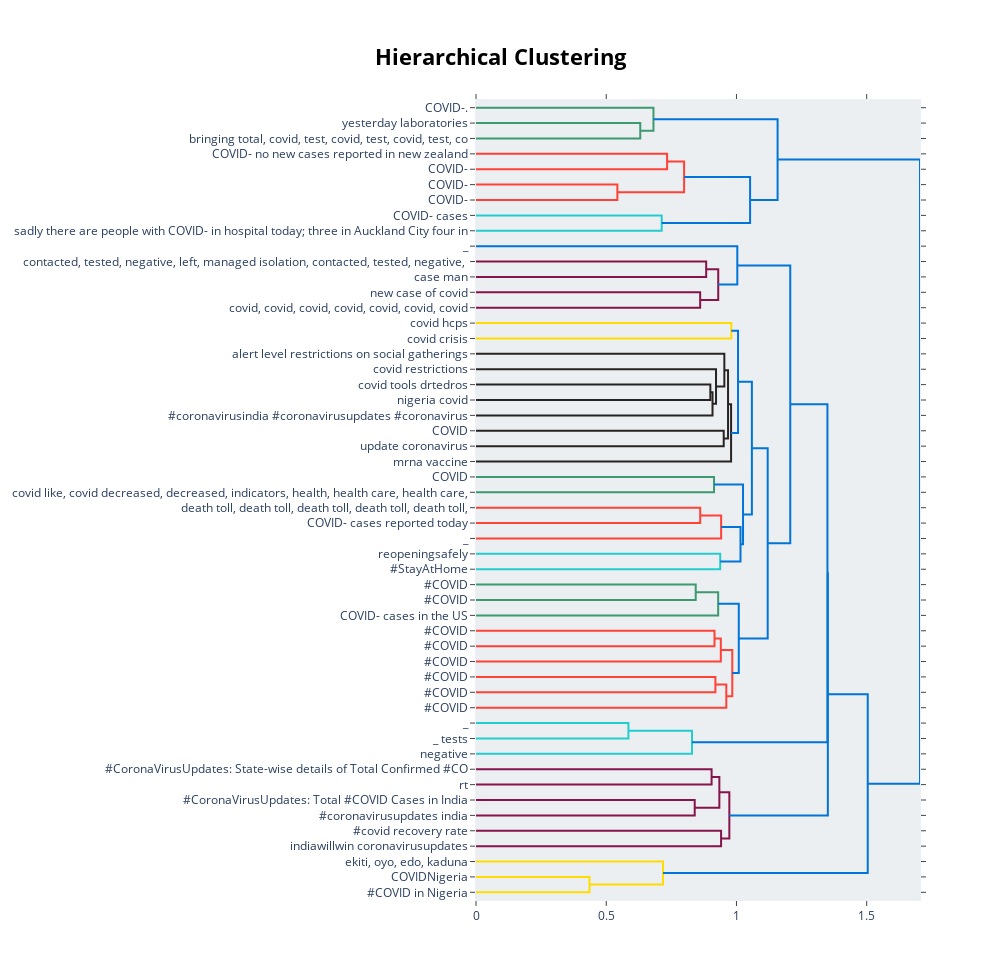

The notebook cell saved with this chart:
### Markdown cell above
In order to better visualize how topics relate to each other, the hierarchical visualization is ideal for this task and has hence been chosen by the team. This visualization shows the relationships between the topics in a hierarchical manner in a tree-like structure.

### Code cell
# hierarchical topic visualization
topic_model_real.visualize_hierarchy(custom_labels=True) #false for default labels

### Figure 1 — Plotly figure (JSON) as saved in the notebook; plotly's stock layout.template omitted (floating-point values rounded to 4 significant figures)
{"data": [{"hoverinfo": "text", "marker": {"color": "rgb(61,153,112)"}, "mode": "lines", "type": "scatter", "x": [0, 0.6306, 0.6306, 0], "xaxis": "x", "y": [-15, -15, -25, -25], "yaxis": "y"}, {"hoverinfo": "text", "marker": {"color": "rgb(61,153,112)"}, "mode": "lines", "type": "scatter", "x": [0, 0.6813, 0.6813, 0.6306], "xaxis": "x", "y": [-5, -5, -20, -20], "yaxis": "y"}, {"hoverinfo": "text", "marker": {"color": "rgb(255,65,54)"}, "mode": "lines", "type": "scatter", "x": [0, 0.7337, 0.7337, 0], "xaxis": "x", "y": [-35, -35, -45, -45], "yaxis": "y"}, {"hoverinfo": "text", "marker": {"color": "rgb(255,65,54)"}, "mode": "lines", "type": "scatter", "x": [0, 0.5428, 0.5428, 0], "xaxis": "x", "y": [-55, -55, -65, -65], "yaxis": "y"}, {"hoverinfo": "text", "marker": {"color": "rgb(255,65,54)"}, "mode": "lines", "type": "scatter", "x": [0.7337, 0.799, 0.799, 0.5428], "xaxis": "x", "y": [-40, -40, -60, -60], "yaxis": "y"}, {"hoverinfo": "text", "marker": {"color": "rgb(35,205,205)"}, "mode": "lines", "type": "scatter", "x": [0, 0.713, 0.713, 0], "xaxis": "x", "y": [-75, -75, -85, -85], "yaxis": "y"}, {"hoverinfo": "text", "marker": {"color": "rgb(0,116,217)"}, "mode": "lines", "type": "scatter", "x": [0.799, 1.052, 1.052, 0.713], "xaxis": "x", "y": [-50, -50, -80, -80], "yaxis": "y"}, {"hoverinfo": "text", "marker": {"color": "rgb(0,116,217)"}, "mode": "lines", "type": "scatter", "x": [0.6813, 1.158, 1.158, 1.052], "xaxis": "x", "y": [-12.5, -12.5, -65, -65], "yaxis": "y"}, {"hoverinfo": "text", "marker": {"color": "rgb(133,20,75)"}, "mode": "lines", "type": "scatter", "x": [0, 0.8837, 0.8837, 0], "xaxis": "x", "y": [-105, -105, -115, -115], "yaxis": "y"}, {"hoverinfo": "text", "marker": {"color": "rgb(133,20,75)"}, "mode": "lines", "type": "scatter", "x": [0, 0.8607, 0.8607, 0], "xaxis": "x", "y": [-125, -125, -135, -135], "yaxis": "y"}, {"hoverinfo": "text", "marker": {"color": "rgb(133,20,75)"}, "mode": "lines", "type": "scatter", "x": [0.8837, 0.93, 0.93, 0.8607], "xaxis": "x", "y": [-110, -110, -130, -130], "yaxis": "y"}, {"hoverinfo": "text", "marker": {"color": "rgb(0,116,217)"}, "mode": "lines", "type": "scatter", "x": [0, 1.003, 1.003, 0.93], "xaxis": "x", "y": [-95, -95, -120, -120], "yaxis": "y"}, {"hoverinfo": "text", "marker": {"color": "rgb(255,220,0)"}, "mode": "lines", "type": "scatter", "x": [0, 0.9802, 0.9802, 0], "xaxis": "x", "y": [-145, -145, -155, -155], "yaxis": "y"}, {"hoverinfo": "text", "marker": {"color": "rgb(40,35,35)"}, "mode": "lines", "type": "scatter", "x": [0, 0.8997, 0.8997, 0], "xaxis": "x", "y": [-185, -185, -195, -195], "yaxis": "y"}, {"hoverinfo": "text", "marker": {"color": "rgb(40,35,35)"}, "mode": "lines", "type": "scatter", "x": [0.8997, 0.9081, 0.9081, 0], "xaxis": "x", "y": [-190, -190, -205, -205], "yaxis": "y"}, {"hoverinfo": "text", "marker": {"color": "rgb(40,35,35)"}, "mode": "lines", "type": "scatter", "x": [0, 0.9216, 0.9216, 0.9081], "xaxis": "x", "y": [-175, -175, -197.5, -197.5], "yaxis": "y"}, {"hoverinfo": "text", "marker": {"color": "rgb(40,35,35)"}, "mode": "lines", "type": "scatter", "x": [0, 0.9535, 0.9535, 0.9216], "xaxis": "x", "y": [-165, -165, -186.2, -186.2], "yaxis": "y"}, {"hoverinfo": "text", "marker": {"color": "rgb(40,35,35)"}, "mode": "lines", "type": "scatter", "x": [0, 0.9511, 0.9511, 0], "xaxis": "x", "y": [-215, -215, -225, -225], "yaxis": "y"}, {"hoverinfo": "text", "marker": {"color": "rgb(40,35,35)"}, "mode": "lines", "type": "scatter", "x": [0.9535, 0.9677, 0.9677, 0.9511], "xaxis": "x", "y": [-175.6, -175.6, -220, -220], "yaxis": "y"}, {"hoverinfo": "text", "marker": {"color": "rgb(40,35,35)"}, "mode": "lines", "type": "scatter", "x": [0.9677, 0.9794, 0.9794, 0], "xaxis": "x", "y": [-197.8, -197.8, -235, -235], "yaxis": "y"}, {"hoverinfo": "text", "marker": {"color": "rgb(0,116,217)"}, "mode": "lines", "type": "scatter", "x": [0.9802, 1.006, 1.006, 0.9794], "xaxis": "x", "y": [-150, -150, -216.4, -216.4], "yaxis": "y"}, {"hoverinfo": "text", "marker": {"color": "rgb(61,153,112)"}, "mode": "lines", "type": "scatter", "x": [0, 0.9139, 0.9139, 0], "xaxis": "x", "y": [-245, -245, -255, -255], "yaxis": "y"}, {"hoverinfo": "text", "marker": {"color": "rgb(255,65,54)"}, "mode": "lines", "type": "scatter", "x": [0, 0.8608, 0.8608, 0], "xaxis": "x", "y": [-265, -265, -275, -275], "yaxis": "y"}, {"hoverinfo": "text", "marker": {"color": "rgb(255,65,54)"}, "mode": "lines", "type": "scatter", "x": [0.8608, 0.9411, 0.9411, 0], "xaxis": "x", "y": [-270, -270, -285, -285], "yaxis": "y"}, {"hoverinfo": "text", "marker": {"color": "rgb(35,205,205)"}, "mode": "lines", "type": "scatter", "x": [0, 0.9376, 0.9376, 0], "xaxis": "x", "y": [-295, -295, -305, -305], "yaxis": "y"}, {"hoverinfo": "text", "marker": {"color": "rgb(0,116,217)"}, "mode": "lines", "type": "scatter", "x": [0.9411, 1.015, 1.015, 0.9376], "xaxis": "x", "y": [-277.5, -277.5, -300, -300], "yaxis": "y"}, {"hoverinfo": "text", "marker": {"color": "rgb(0,116,217)"}, "mode": "lines", "type": "scatter", "x": [0.9139, 1.025, 1.025, 1.015], "xaxis": "x", "y": [-250, -250, -288.8, -288.8], "yaxis": "y"}, {"hoverinfo": "text", "marker": {"color": "rgb(0,116,217)"}, "mode": "lines", "type": "scatter", "x": [1.006, 1.059, 1.059, 1.025], "xaxis": "x", "y": [-183.2, -183.2, -269.4, -269.4], "yaxis": "y"}, {"hoverinfo": "text", "marker": {"color": "rgb(61,153,112)"}, "mode": "lines", "type": "scatter", "x": [0, 0.8436, 0.8436, 0], "xaxis": "x", "y": [-315, -315, -325, -325], "yaxis": "y"}, {"hoverinfo": "text", "marker": {"color": "rgb(61,153,112)"}, "mode": "lines", "type": "scatter", "x": [0.8436, 0.9298, 0.9298, 0], "xaxis": "x", "y": [-320, -320, -335, -335], "yaxis": "y"}, {"hoverinfo": "text", "marker": {"color": "rgb(255,65,54)"}, "mode": "lines", "type": "scatter", "x": [0, 0.9157, 0.9157, 0], "xaxis": "x", "y": [-345, -345, -355, -355], "yaxis": "y"}, {"hoverinfo": "text", "marker": {"color": "rgb(255,65,54)"}, "mode": "lines", "type": "scatter", "x": [0.9157, 0.9399, 0.9399, 0], "xaxis": "x", "y": [-350, -350, -365, -365], "yaxis": "y"}, {"hoverinfo": "text", "marker": {"color": "rgb(255,65,54)"}, "mode": "lines", "type": "scatter", "x": [0, 0.9191, 0.9191, 0], "xaxis": "x", "y": [-375, -375, -385, -385], "yaxis": "y"}, {"hoverinfo": "text", "marker": {"color": "rgb(255,65,54)"}, "mode": "lines", "type": "scatter", "x": [0.9191, 0.961, 0.961, 0], "xaxis": "x", "y": [-380, -380, -395, -395], "yaxis": "y"}, {"hoverinfo": "text", "marker": {"color": "rgb(255,65,54)"}, "mode": "lines", "type": "scatter", "x": [0.9399, 0.9839, 0.9839, 0.961], "xaxis": "x", "y": [-357.5, -357.5, -387.5, -387.5], "yaxis": "y"}, {"hoverinfo": "text", "marker": {"color": "rgb(0,116,217)"}, "mode": "lines", "type": "scatter", "x": [0.9298, 1.009, 1.009, 0.9839], "xaxis": "x", "y": [-327.5, -327.5, -372.5, -372.5], "yaxis": "y"}, {"hoverinfo": "text", "marker": {"color": "rgb(0,116,217)"}, "mode": "lines", "type": "scatter", "x": [1.059, 1.12, 1.12, 1.009], "xaxis": "x", "y": [-226.3, -226.3, -350, -350], "yaxis": "y"}, {"hoverinfo": "text", "marker": {"color": "rgb(0,116,217)"}, "mode": "lines", "type": "scatter", "x": [1.003, 1.207, 1.207, 1.12], "xaxis": "x", "y": [-107.5, -107.5, -288.1, -288.1], "yaxis": "y"}, {"hoverinfo": "text", "marker": {"color": "rgb(35,205,205)"}, "mode": "lines", "type": "scatter", "x": [0, 0.5852, 0.5852, 0], "xaxis": "x", "y": [-405, -405, -415, -415], "yaxis": "y"}, {"hoverinfo": "text", "marker": {"color": "rgb(35,205,205)"}, "mode": "lines", "type": "scatter", "x": [0.5852, 0.8293, 0.8293, 0], "xaxis": "x", "y": [-410, -410, -425, -425], "yaxis": "y"}, {"hoverinfo": "text", "marker": {"color": "rgb(0,116,217)"}, "mode": "lines", "type": "scatter", "x": [1.207, 1.349, 1.349, 0.8293], "xaxis": "x", "y": [-197.8, -197.8, -417.5, -417.5], "yaxis": "y"}, {"hoverinfo": "text", "marker": {"color": "rgb(133,20,75)"}, "mode": "lines", "type": "scatter", "x": [0, 0.9046, 0.9046, 0], "xaxis": "x", "y": [-435, -435, -445, -445], "yaxis": "y"}, {"hoverinfo": "text", "marker": {"color": "rgb(133,20,75)"}, "mode": "lines", "type": "scatter", "x": [0, 0.8397, 0.8397, 0], "xaxis": "x", "y": [-455, -455, -465, -465], "yaxis": "y"}, {"hoverinfo": "text", "marker": {"color": "rgb(133,20,75)"}, "mode": "lines", "type": "scatter", "x": [0.9046, 0.9343, 0.9343, 0.8397], "xaxis": "x", "y": [-440, -440, -460, -460], "yaxis": "y"}, {"hoverinfo": "text", "marker": {"color": "rgb(133,20,75)"}, "mode": "lines", "type": "scatter", "x": [0, 0.9409, 0.9409, 0], "xaxis": "x", "y": [-475, -475, -485, -485], "yaxis": "y"}, {"hoverinfo": "text", "marker": {"color": "rgb(133,20,75)"}, "mode": "lines", "type": "scatter", "x": [0.9343, 0.9727, 0.9727, 0.9409], "xaxis": "x", "y": [-450, -450, -480, -480], "yaxis": "y"}, {"hoverinfo": "text", "marker": {"color": "rgb(0,116,217)"}, "mode": "lines", "type": "scatter", "x": [1.349, 1.351, 1.351, 0.9727], "xaxis": "x", "y": [-307.7, -307.7, -465, -465], "yaxis": "y"}, {"hoverinfo": "text", "marker": {"color": "rgb(255,220,0)"}, "mode": "lines", "type": "scatter", "x": [0, 0.4359, 0.4359, 0], "xaxis": "x", "y": [-505, -505, -515, -515], "yaxis": "y"}, {"hoverinfo": "text", "marker": {"color": "rgb(255,220,0)"}, "mode": "lines", "type": "scatter", "x": [0, 0.7181, 0.7181, 0.4359], "xaxis": "x", "y": [-495, -495, -510, -510], "yaxis": "y"}, {"hoverinfo": "text", "marker": {"color": "rgb(0,116,217)"}, "mode": "lines", "type": "scatter", "x": [1.351, 1.504, 1.504, 0.7181], "xaxis": "x", "y": [-386.3, -386.3, -502.5, -502.5], "yaxis": "y"}, {"hoverinfo": "text", "marker": {"color": "rgb(0,116,217)"}, "mode": "lines", "type": "scatter", "x": [1.158, 1.705, 1.705, 1.504], "xaxis": "x", "y": [-38.75, -38.75, -444.4, -444.4], "yaxis": "y"}], "layout": {"autosize": false, "height": 980, "hoverlabel": {"bgcolor": "white", "font": {"family": "Rockwell", "size": 16}}, "hovermode": "closest", "plot_bgcolor": "#ECEFF1", "showlegend": false, "title": {"font": {"color": "Black", "size": 22}, "text": "<b>Hierarchical Clustering</b>", "x": 0.5, "xanchor": "center", "yanchor": "top"}, "width": 1000, "xaxis": {"mirror": "allticks", "rangemode": "tozero", "showgrid": false, "showline": true, "showticklabels": true, "ticks": "outside", "type": "linear", "zeroline": false}, "yaxis": {"mirror": "allticks", "range": [-520, 0], "rangemode": "tozero", "showgrid": false, "showline": true, "showticklabels": true, "tickmode": "array", "ticks": "outside", "ticktext": ["COVID-.", "yesterday laboratories", "bringing total, covid, test, covid, test, covid, test, co", "COVID- no new cases reported in new zealand", "COVID-", "COVID-", "COVID-", "COVID- cases", "sadly there are people with COVID- in hospital today; three in Auckland City four in", "_", "contacted, tested, negative, left, managed isolation, contacted, tested, negative, ", "case man", "new case of covid", "covid, covid, covid, covid, covid, covid, covid", "covid hcps", "covid crisis", "alert level restrictions on social gatherings", "covid restrictions", "covid tools drtedros", "nigeria covid", "#coronavirusindia #coronavirusupdates #coronavirus", "COVID", "update coronavirus", "mrna vaccine", "COVID", "covid like, covid decreased, decreased, indicators, health, health care, health care,", "death toll, death toll, death toll, death toll, death toll,", "COVID- cases reported today", "_", "reopeningsafely", "#StayAtHome", "#COVID", "#COVID", "COVID- cases in the US", "#COVID", "#COVID", "#COVID", "#COVID", "#COVID", "#COVID", "_", "_ tests", "negative", "#CoronaVirusUpdates: State-wise details of Total Confirmed #CO", "rt", "#CoronaVirusUpdates: Total #COVID Cases in India", "#coronavirusupdates india", "#covid recovery rate", "indiawillwin coronavirusupdates", "ekiti, oyo, edo, kaduna", "COVIDNigeria", "#COVID in Nigeria"], "tickvals": [-5, -15, -25, -35, -45, -55, -65, -75, -85, -95, -105, -115, -125, -135, -145, -155, -165, -175, -185, -195, -205, -215, -225, -235, -245, -255, -265, -275, -285, -295, -305, -315, -325, -335, -345, -355, -365, -375, -385, -395, -405, -415, -425, -435, -445, -455, -465, -475, -485, -495, -505, -515], "type": "linear", "zeroline": false}}}
